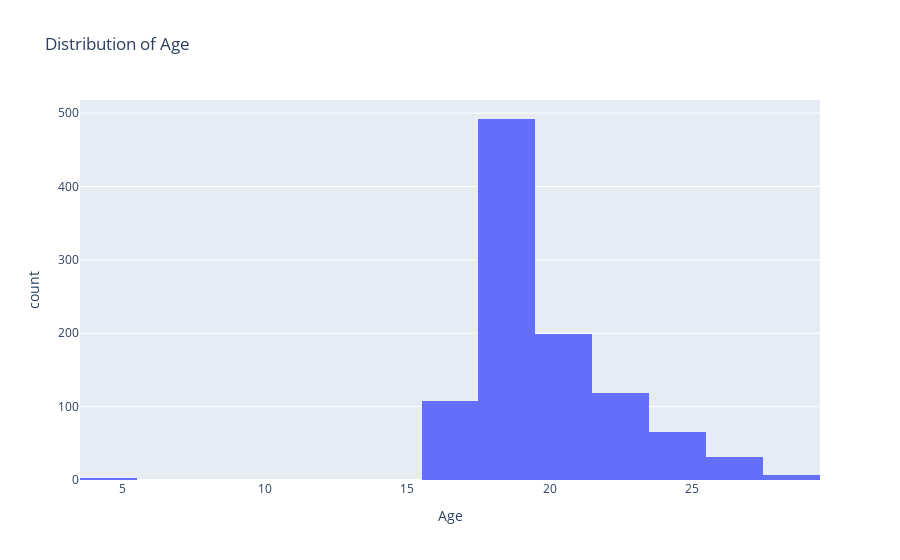

Write notebook code for a chart like this one.
### Code cell
fig_age = px.histogram(df, x='Age', nbins=20, title='Distribution of Age')
fig_age.show()

### Figure 1 — Plotly figure (JSON) as saved in the notebook; plotly's stock layout.template omitted (floating-point values rounded to 4 significant figures; data arrays with more than 128 entries replaced by an {"elided": "..."} marker saying what was removed)
{"data": [{"alignmentgroup": "True", "bingroup": "x", "hovertemplate": "Age=%{x}<br>count=%{y}<extra></extra>", "legendgroup": "", "marker": {"color": "#636efa", "pattern": {"shape": ""}}, "name": "", "nbinsx": 20, "offsetgroup": "", "orientation": "v", "showlegend": false, "type": "histogram", "x": {"elided": "1024 int values"}, "xaxis": "x", "yaxis": "y"}], "layout": {"autosize": true, "barmode": "relative", "legend": {"tracegroupgap": 0}, "title": {"text": "Distribution of Age"}, "xaxis": {"anchor": "y", "autorange": true, "domain": [0, 1], "range": [3.5, 29.5], "title": {"text": "Age"}, "type": "linear"}, "yaxis": {"anchor": "x", "autorange": true, "domain": [0, 1], "range": [0, 517.9], "title": {"text": "count"}}}}
